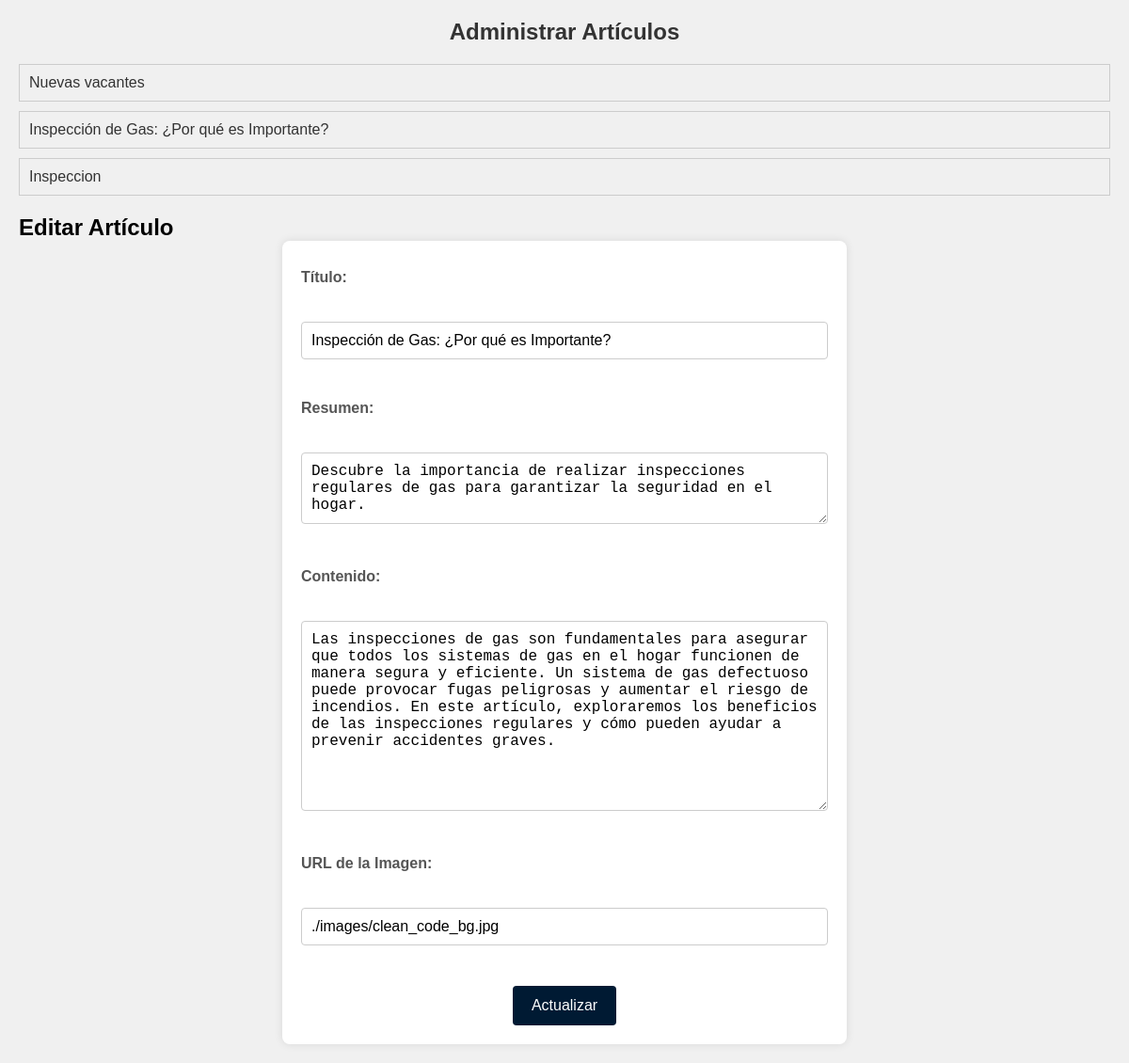
The app's page /admin_edit.php?id=1, older data.
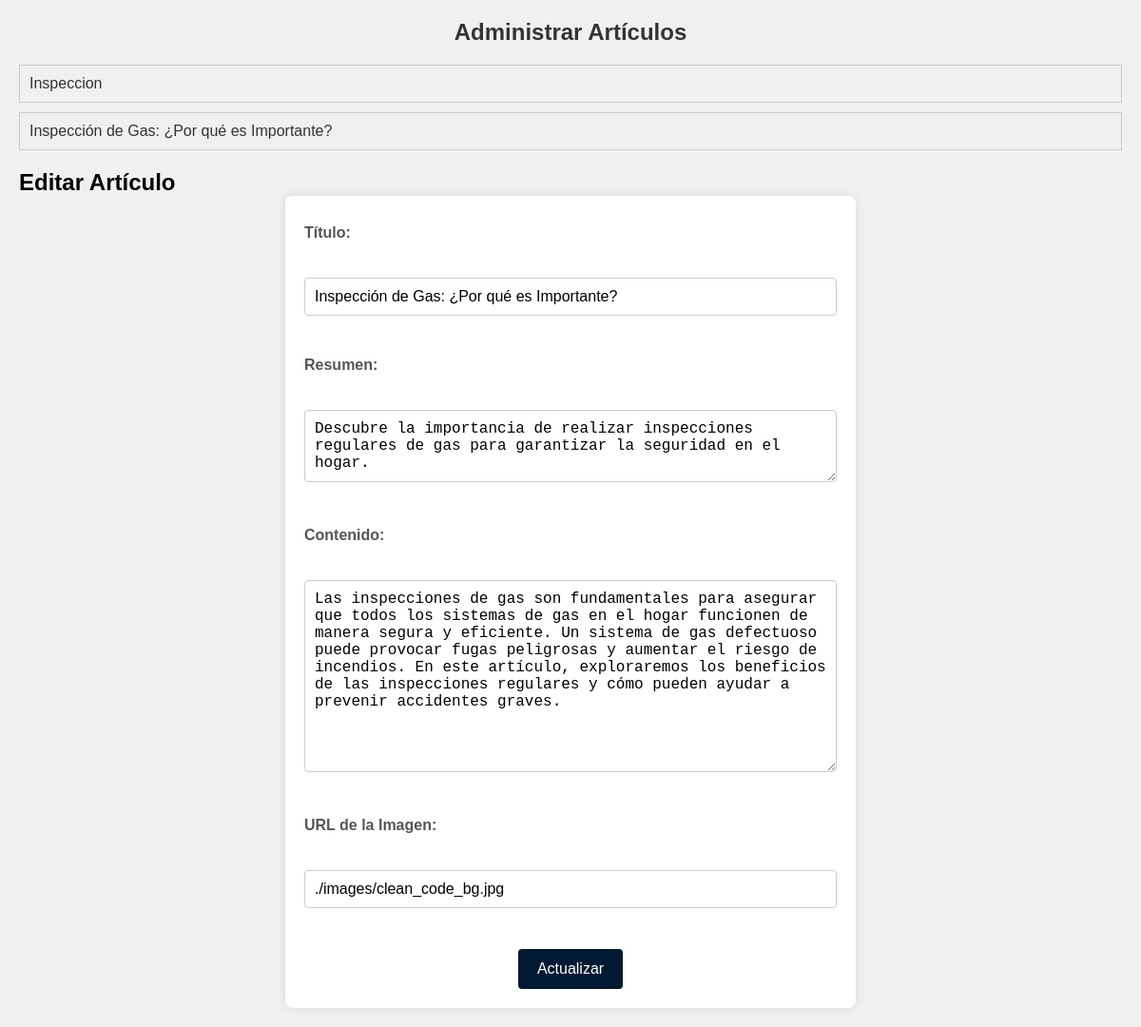
The same page, newer data.
### tables this page shows
CREATE TABLE `admin_blog` (
  `id` int(11) NOT NULL,
  `titulo` varchar(255) NOT NULL,
  `resumen` text NOT NULL,
  `contenido` text NOT NULL,
  `url_imagen` varchar(255) DEFAULT NULL,
  `fecha_creacion` timestamp NOT NULL DEFAULT current_timestamp(),
  `fecha_actualizacion` timestamp NOT NULL DEFAULT current_timestamp() ON UPDATE current_timestamp()
);

### controlador/conexion.php (called while the page is built, shortened)
<?php
class PDODB
{
    private $servidor;
    private $usuario;
    private $contrasena;
    private $basededatos;
    private $conexion;
    function __construct()
    {
        $this->servidor = "localhost";
        $this->usuario = "root";
        $this->contrasena = "";
        $this->basededatos = "eyc_proyecto_pagina";
    }
    function conectar()
    {
        $opciones = array(
            PDO::MYSQL_ATTR_INIT_COMMAND => "SET NAMES utf8",
            PDO::MYSQL_ATTR_FOUND_ROWS => TRUE
        );
        $this->conexion = new PDO(
            'mysql:host=' . $this->servidor . ';dbname=' . $this->basededatos,
            $this->usuario,
            $this->contrasena,
            $opciones
        );
    }
    function prepare($sql)
    {
        return $this->conexion->prepare($sql);
    }
    function consulta($query, $params = array())
    {
        try {
            $statement = $this->conexion->prepare($query);
            $statement->execute($params);
            return $statement->fetchAll(PDO::FETCH_ASSOC);
        } catch (PDOException $e) {
            echo "Error en la consulta: " . $e->getMessage();
            return false;
        }
    }
}
?>

### admin_edit.php (the view, shortened to what this page needs)
<?php
require_once './controlador/conexion.php';
$db = new PDODB();
$db->conectar();
$sql = "SELECT id, titulo FROM admin_blog ORDER BY fecha_actualizacion DESC";
$articulos = $db->consulta($sql);
function mostrarArticulos($articulos) {
    foreach ($articulos as $articulo) {
        echo '<li><a href="admin_edit.php?id=' . $articulo['id'] . '">' . htmlspecialchars($articulo['titulo']) . '</a></li>';
    }
}
?>
<!DOCTYPE html>
<html lang="es">
<head>
    <link rel="stylesheet" href="./css/admin_edit.css">
</head>
<body>
    <h1>Administrar Artículos</h1>
    <ul>
        <?php mostrarArticulos($articulos); ?>
    </ul>
    <?php if (isset($_GET['id'])): ?>
        <?php
        $id = $_GET['id'];
        $sql = "SELECT * FROM admin_blog WHERE id = :id";
        $stmt = $db->prepare($sql);
        $stmt->bindParam(':id', $id);
        $stmt->execute();
        $article = $stmt->fetch(PDO::FETCH_ASSOC);
        ?>
        <h2>Editar Artículo</h2>
        <form action="admin_edit.php" method="post">
            <label for="titulo">Título:</label><br>
            <input type="text" id="titulo" name="titulo" value="<?php echo $article['titulo']; ?>" required><br><br>
            <label for="resumen">Resumen:</label><br>
            <textarea id="resumen" name="resumen" rows="3" required><?php echo $article['resumen']; ?></textarea><br><br>
            <label for="contenido">Contenido:</label><br>
            <textarea id="contenido" name="contenido" rows="10" required><?php echo $article['contenido']; ?></textarea><br><br>
            <label for="url_imagen">URL de la Imagen:</label><br>
            <input type="text" id="url_imagen" name="url_imagen" value="<?php echo $article['url_imagen']; ?>" required><br><br>
            <button type="submit" class="btn-actualizar">Actualizar</button>
        </form>
    <?php endif; ?>
</body>
</html>

### css/admin_edit.css (style rules this page uses)
* { margin: 0; padding: 0; box-sizing: border-box; }
body { font-family: Arial, sans-serif; background-color: #f0f0f0; padding: 20px; }
h1 { text-align: center; margin-bottom: 20px; font-size: 24px; color: #333; }
form { max-width: 600px; margin: 0 auto; background-color: #fff; padding: 20px; border-radius: 8px; box-shadow: 0 0 10px rgba(0, 0, 0, 0.1); }
form label { display: block; margin-bottom: 10px; font-weight: bold; color: #555; }
form input[type="text"], form textarea { width: 100%; padding: 10px; margin-bottom: 15px; border: 1px solid #ccc; border-radius: 4px; font-size: 16px; }
form textarea { resize: vertical; }
form button[type="submit"] { background-color: #001a33; color: white; padding: 12px 20px; border: none; border-radius: 4px; cursor: pointer; font-size: 16px; display: block; margin: 0 auto; }
form label, form input[type="text"], form textarea, form button[type="submit"] { margin-top: 10px; }
ul { list-style-type: none; padding: 0; margin: 20px 0; }
ul li { margin-bottom: 10px; }
ul li a { display: block; padding: 10px; background-color: #f0f0f0; border: 1px solid #ccc; text-decoration: none; color: #333; transition: background-color 0.3s ease; }

Row changes from the older to the newer data that the page shows:
removed admin_blog: titulo "Nuevas vacantes"
changed admin_blog "Inspeccion": moves up the list
